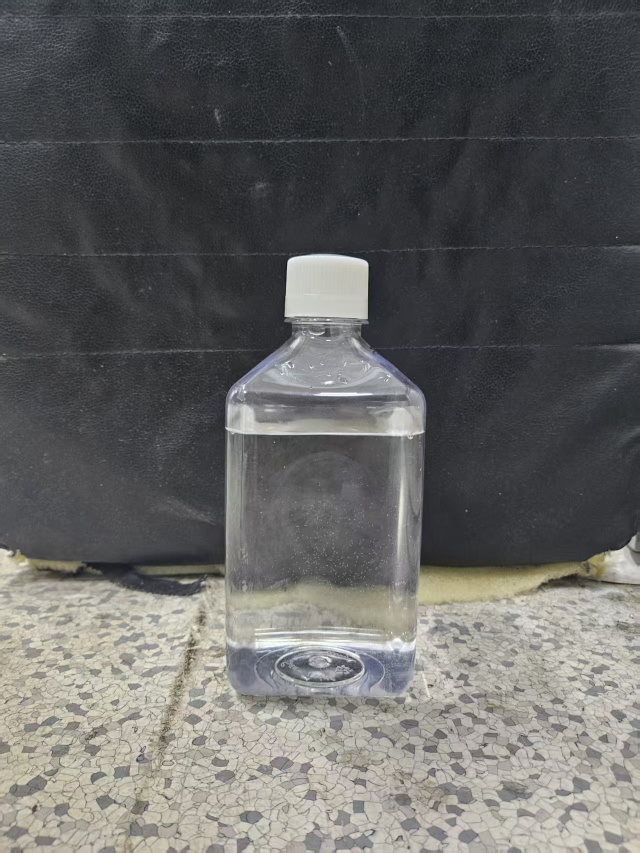
#> input picture detect/2.jpg, 1279 x 1706 px, given in place of the camera (shown at 1/2 size)
$ python test_visualization.py   (older library calls are emulated)
#> lines starting #> are read from the running program, lines starting #| are printed output that depends on the picture; after the words box and inside, x2 and y2 are one past the last pixel; in counts of white or black regions, pixels touching at a corner belong together
#> the answer given: 1
### detect/bottle_fill_detector.py
#!/usr/bin/env python3
"""
瓶子液体装满检测脚本
用于实时检测瓶子是否装满液体，可集成到LabVIEW中作为布尔控件
"""

import cv2
import numpy as np
import logging
from typing import Tuple, Optional, Dict, Any
from dataclasses import dataclass
from enum import Enum


class DetectionStatus(Enum):
    """检测状态枚举"""
    NOT_DETECTED = 0
    FILLED = 1
    NOT_FILLED = 2
    ERROR = 3


@dataclass
class DetectionConfig:
    """检测配置参数"""
    # 图像处理参数
    canny_threshold1: int = 50
    canny_threshold2: int = 150
    blur_kernel_size: int = 5

    # 检测参数
    min_bottle_area: int = 1000
    max_bottle_area: int = 50000
    fill_threshold_ratio: float = 0.7  # 液面高度占瓶高的比例阈值

    # ROI参数
    roi_top_ratio: float = 0.1  # ROI顶部占图像比例
    roi_bottom_ratio: float = 0.9  # ROI底部占图像比例

    # 调试参数
    debug_mode: bool = False
    save_debug_images: bool = False


class BottleFillDetector:
    """瓶子液体装满检测器"""

    def __init__(self, config: Optional[DetectionConfig] = None):
        self.config = config or DetectionConfig()
        self.logger = self._setup_logger()
        self.camera = None

    def _setup_logger(self) -> logging.Logger:
        """设置日志记录器"""
        logger = logging.getLogger('BottleFillDetector')
        logger.setLevel(logging.INFO)

        if not logger.handlers:
            handler = logging.StreamHandler()
            formatter = logging.Formatter(
                '%(asctime)s - %(name)s - %(levelname)s - %(message)s'
            )
            handler.setFormatter(formatter)
            logger.addHandler(handler)

        return logger

    def initialize_camera(self, camera_id: int = 0, width: int = 640, height: int = 480) -> bool:
        """初始化摄像头"""
#> in run_continuous_detection, frame is the input picture: shape (1706, 1279, 3); mean B, G, R 98.5, 99.6, 99.8
        try:
            self.camera = cv2.VideoCapture(camera_id)
            self.camera.set(cv2.CAP_PROP_FRAME_WIDTH, width)
            self.camera.set(cv2.CAP_PROP_FRAME_HEIGHT, height)

            if not self.camera.isOpened():
                self.logger.error("无法打开摄像头")
                return False

            self.logger.info(f"摄像头初始化成功: {width}x{height}")
            return True

        except Exception as e:
            self.logger.error(f"摄像头初始化失败: {e}")
            return False

    def release_camera(self):
        """释放摄像头资源"""
        if self.camera:
            self.camera.release()
            self.camera = None
            self.logger.info("摄像头已释放")

    # [17 lines left out: function preprocess_image, not called in this run]

    def detect_bottle_and_liquid_level(self, image: np.ndarray) -> Tuple[DetectionStatus, float, Dict[str, Any]]:
        """
        改进的瓶子液面检测算法 - 针对透明瓶子优化

        Returns:
            status: 检测状态
            fill_ratio: 液面高度占瓶高的比例 (-1 表示检测失败)
            debug_info: 调试信息，包含检测框坐标
        """
        try:
            # 1. 多种颜色分割策略 - 适应不同瓶子颜色
            hsv = cv2.cvtColor(image, cv2.COLOR_BGR2HSV)
#> hsv: shape (1706, 1279, 3); mean H, S, V 80.9, 22.1, 103.4

            # 策略1: 透明/白色瓶子
            lower_transparent = np.array([0, 0, 100])
            upper_transparent = np.array([180, 60, 255])
            transparent_mask = cv2.inRange(hsv, lower_transparent, upper_transparent)
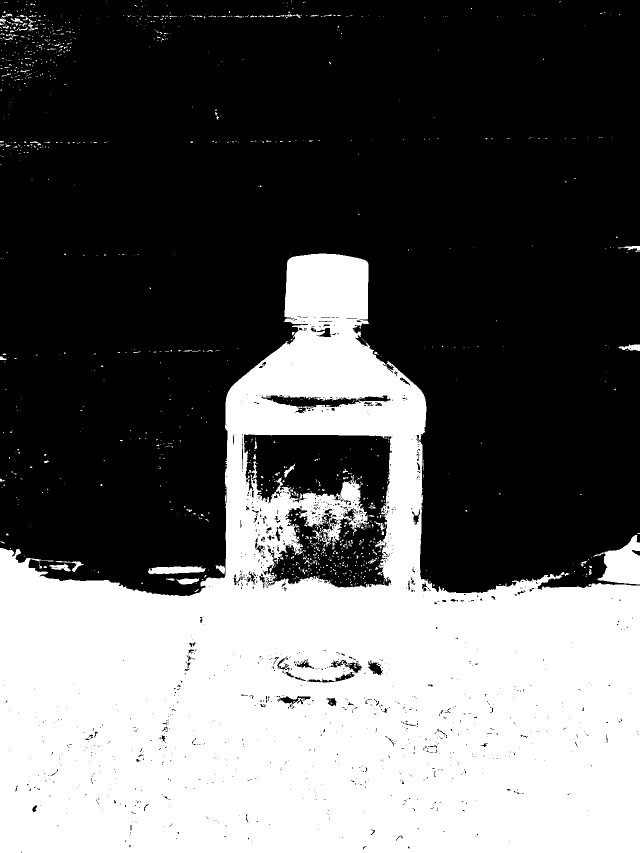
#> transparent_mask: shape (1706, 1279) (shown at 1/2 size); 38.4% white; 1229 white regions (1142 under 20 px), largest, box (x1, y1, x2, y2) and area: (0, 507, 1279, 1706) 821335, (1186, 1070, 1279, 1169) 5196, (296, 1133, 412, 1148) 1363

            # 策略2: 淡蓝色瓶子（常见液体瓶）
            lower_blue = np.array([90, 30, 100])
            upper_blue = np.array([130, 150, 255])
            blue_mask = cv2.inRange(hsv, lower_blue, upper_blue)
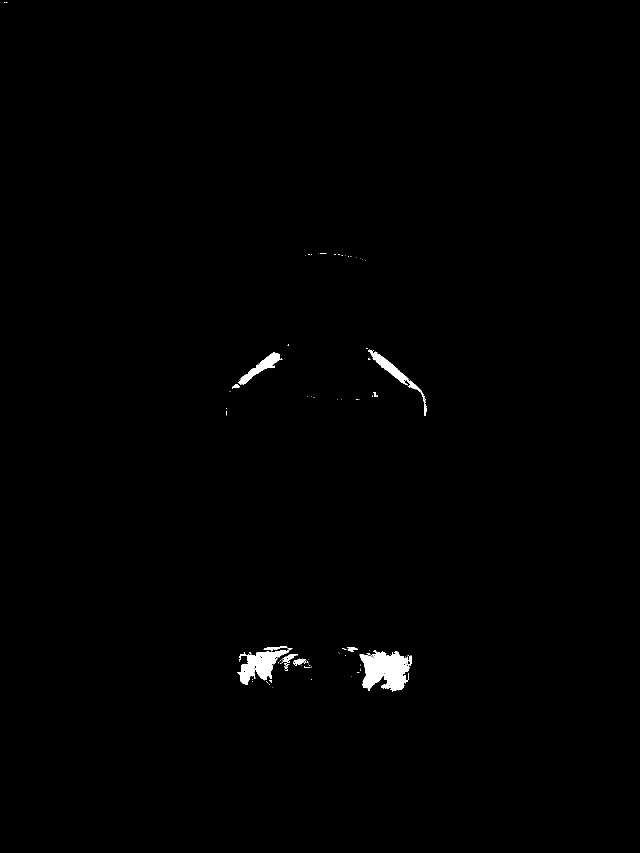
#> blue_mask: shape (1706, 1279) (shown at 1/2 size); 0.61% white; 96 white regions (84 under 20 px), largest, box (x1, y1, x2, y2) and area: (719, 1301, 820, 1384) 5505, (474, 1296, 585, 1370) 3294, (736, 699, 852, 832) 1736

            # 策略3: 灰色/银色瓶子
            lower_gray = np.array([0, 0, 50])
            upper_gray = np.array([180, 50, 200])
            gray_mask = cv2.inRange(hsv, lower_gray, upper_gray)
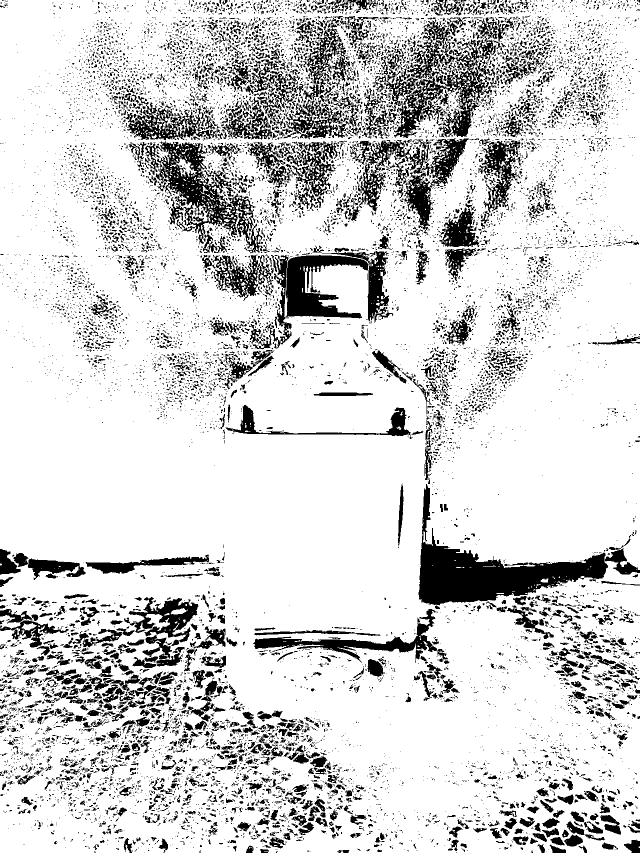
#> gray_mask: shape (1706, 1279) (shown at 1/2 size); 83.1% white; 13239 black regions (11413 under 20 px), largest, box (x1, y1, x2, y2) and area: (837, 968, 1216, 1211) 27130, (771, 35, 993, 276) 17178, (311, 282, 526, 507) 14670

            # 合并所有策略的掩码
            bottle_mask = cv2.bitwise_or(transparent_mask, blue_mask)
            bottle_mask = cv2.bitwise_or(bottle_mask, gray_mask)
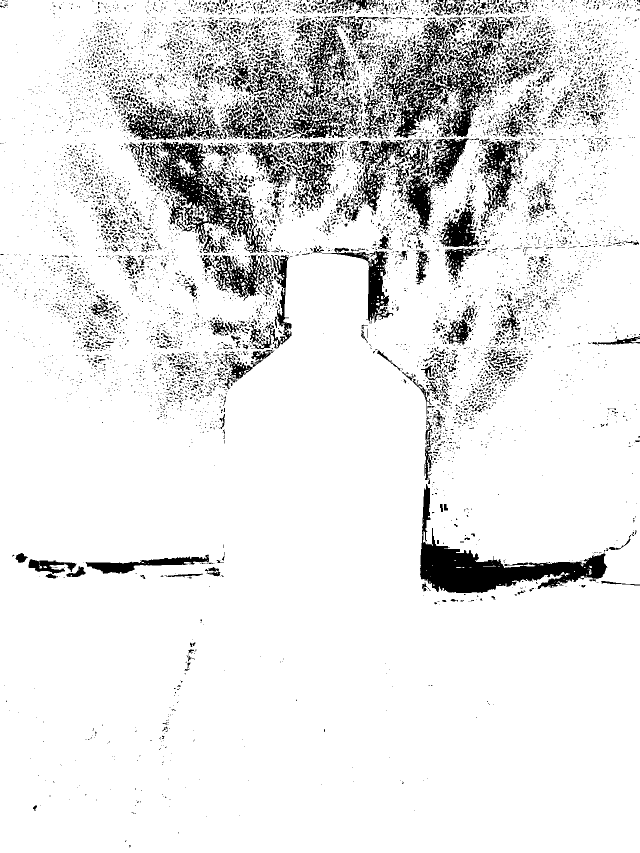
#> bottle_mask: shape (1706, 1279) (shown at 1/2 size); 89.7% white; 9384 black regions (8445 under 20 px), largest, box (x1, y1, x2, y2) and area: (840, 968, 1215, 1186) 20752, (771, 35, 993, 276) 17178, (311, 282, 526, 507) 14670

            # 2. 形态学处理 - 清理噪声
            kernel = cv2.getStructuringElement(cv2.MORPH_RECT, (7, 7))
            bottle_mask = cv2.morphologyEx(bottle_mask, cv2.MORPH_CLOSE, kernel)
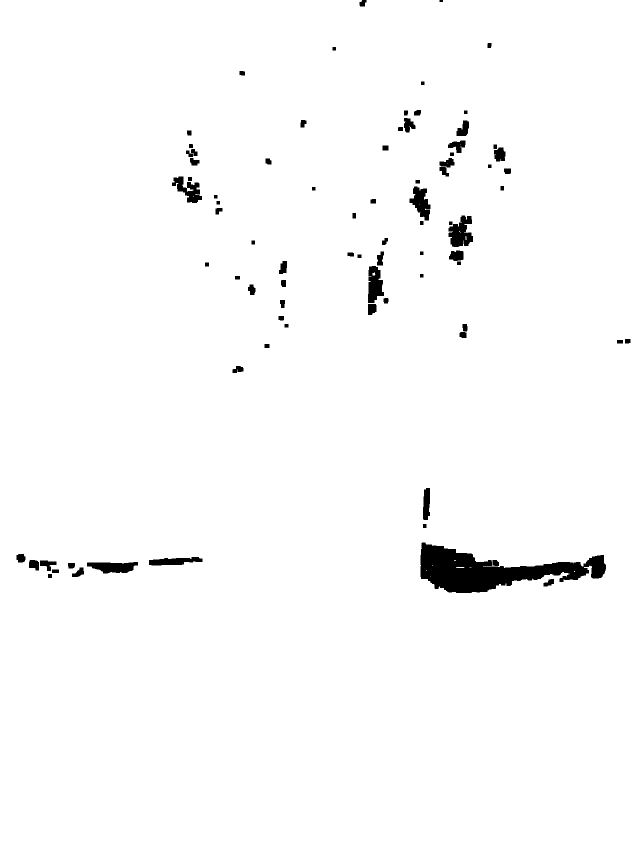
#> bottle_mask: shape (1706, 1279) (shown at 1/2 size); 98.2% white; 82 black regions, largest, box (x1, y1, x2, y2) and area: (841, 1085, 1212, 1186) 17608, (897, 431, 946, 494) 2017, (736, 532, 768, 606) 1698
            bottle_mask = cv2.morphologyEx(bottle_mask, cv2.MORPH_OPEN, kernel)
#> bottle_mask: shape (1706, 1279); 98.2% white; 59 black regions

            # 保存调试图像（如果开启调试模式）
            if self.config.debug_mode and self.config.save_debug_images:
                cv2.imwrite("debug_mask.jpg", bottle_mask)

            # 3. 寻找潜在瓶子区域
            contours, _ = cv2.findContours(bottle_mask, cv2.RETR_EXTERNAL, cv2.CHAIN_APPROX_SIMPLE)
#> contours = 1 contour; box (x1, y1, x2, y2) and area: (0, 0, 1279, 1706) 2178804
#> (the rest of the program and of its run is left out)
